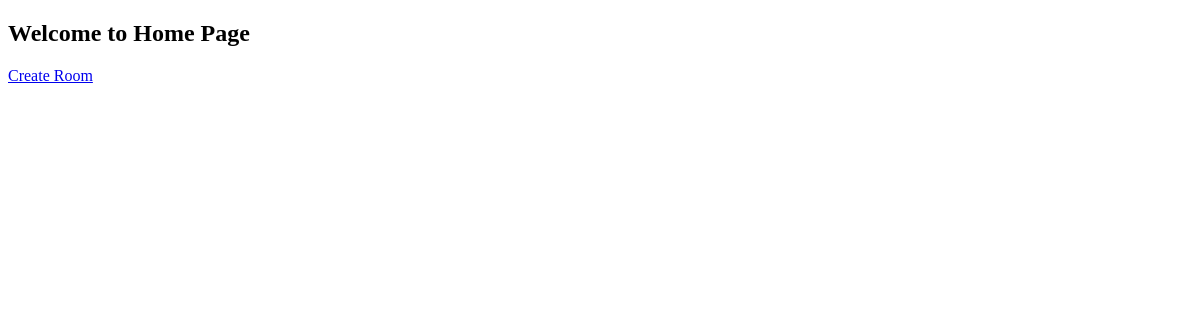
Before: / with the older database file.
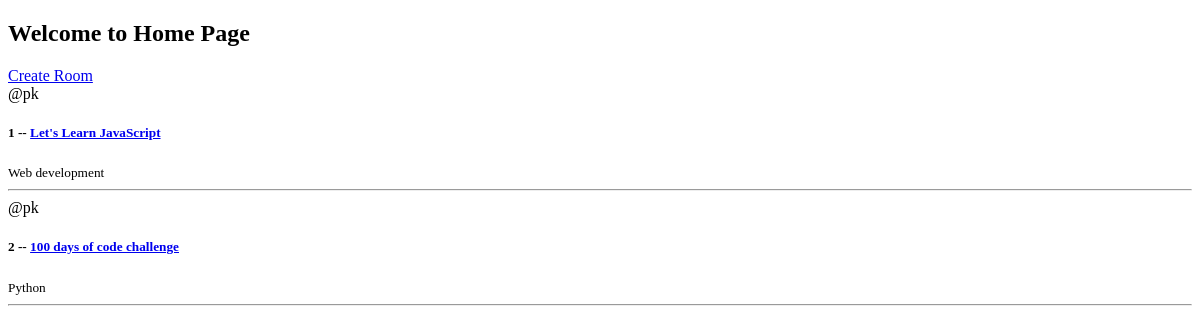
After: the same page with the newer database file.
### base/models.py (models this page shows, shortened)
class Room(models.Model):
    host = models.ForeignKey(User, on_delete=models.SET_NULL, null=True)
    topic = models.ForeignKey(Topic, on_delete=models.SET_NULL, null= True)
    name = models.CharField(max_length=200)
    description = models.TextField(max_length=200, blank=True, null=True)
    updated = models.DateTimeField(auto_now=True)
    created = models.DateTimeField(auto_now_add=True)

class Topic(models.Model):
    name = models.CharField(max_length=200)

### base/views.py (the view)
# urls.py: 2. Add a URL to urlpatterns:  path('', views.home, name='home')
def home(request):
    rooms = Room.objects.all()
    context = {'rooms':rooms}
    return render(request, 'base/home.html',context)

### base/templates/base/home.html
{% extends 'main.html' %}
{% block content %}
<h2> Welcome to Home Page </h2>
<div>
    <a href = "{%  url 'create-room' %}"> Create Room </a>
    <div>
        {% for room in rooms %}
            <div>
                <span> @{{room.host.username}}</span>
                <h5> {{room.id}} -- <a href="{% url 'room' room.id %}">{{room.name}}</a></h5>
                <small> {{room.topic.name}}</small>
                <hr>
            </div>
        {% endfor %}
    </div>
</div>
{% endblock content %}

### templates/main.html (shortened to what this page needs)
<!DOCTYPE html>
<html>
<head>
</head>
<body>
    {% block content %}
    {% endblock %}
</body>
</html>

Changed rows visible on the page:
added Room: host.username "pk", id "1", name "Let's Learn JavaScript", topic.name "Web development"
added Room: host.username "pk", id "2", name "100 days of code challenge", topic.name "Python"
